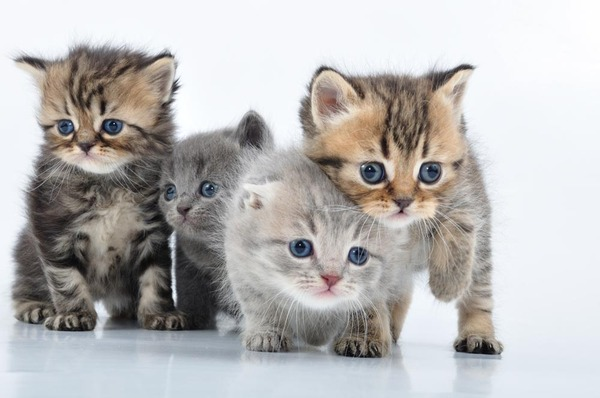
#> input picture Machine vision/week2/pics/cats.jpg, 600 x 398 px, found by its file name
$ python Contour.py
#> lines starting #> are read from the running program, lines starting #| are printed output that depends on the picture; after the words box and inside, x2 and y2 are one past the last pixel; in counts of white or black regions, pixels touching at a corner belong together
import cv2 as cv
import numpy as np

img = cv.imread('Machine vision\week2\pics\cats.jpg')
#> img is the input picture: shape (398, 600, 3); mean B, G, R 183.4, 184.1, 185.8
cv.imshow('cats',img)

blank = np.zeros(img.shape[:2], dtype='uint8')

gray = cv.cvtColor(img,cv.COLOR_BGR2GRAY)
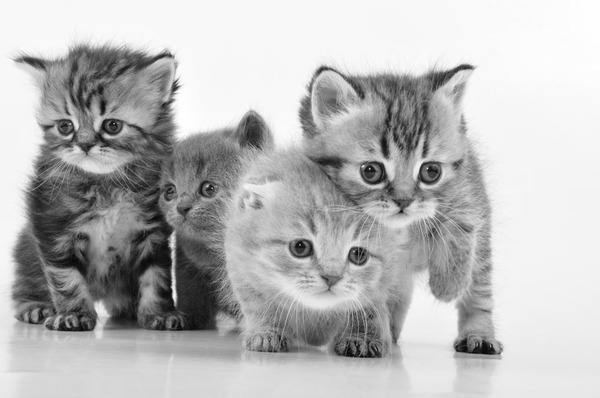
#> gray: shape (398, 600); min 0, max 255, mean 184.5
# blur = cv.blur(gray,(3,3),cv.BORDER_DEFAULT)
# canny = cv.Canny(blur,125, 175)
# cv.imshow('canny',canny)

ret, thresh = cv.threshold(gray, 125, 255, cv.THRESH_BINARY)
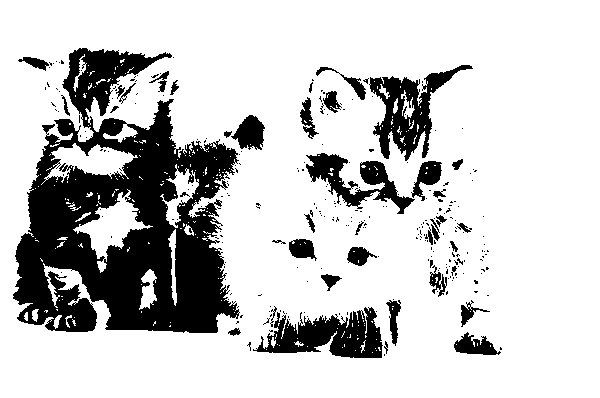
#> thresh: shape (398, 600); 78.9% white; 280 black regions (240 under 20 px)
cv.imshow('thresh',thresh)

contours, hierarchies = cv.findContours(thresh,cv.RETR_LIST, cv.CHAIN_APPROX_SIMPLE)
#> contours = 753 contours, 681 with area under 20; largest, box (x1, y1, x2, y2) and area: (0, 0, 600, 398) 237803, (12, 47, 240, 334) 41873, (252, 306, 384, 359) 4148, (369, 64, 474, 162) 4146, (305, 152, 416, 215) 2630

# To draw all the contours on the blank pic.
# use -1 to represente all
cv.drawContours(blank, contours, -1,(255,255,255),thickness=2)
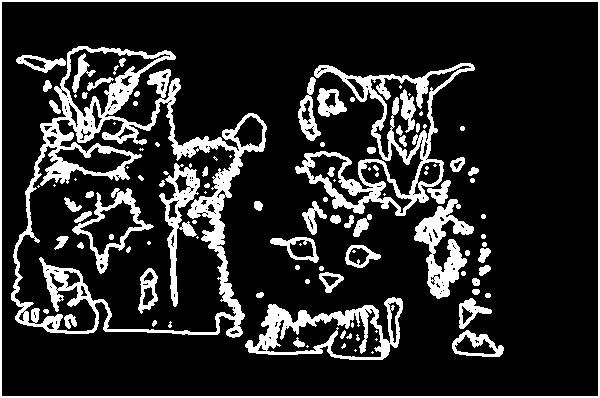
#> blank: shape (398, 600); 16.4% white; 114 white regions (38 under 20 px), largest, box (x1, y1, x2, y2) and area: (11, 46, 267, 338) 12806, (295, 63, 475, 216) 5591, (0, 0, 600, 398) 3976
cv.imshow('Contour Drawn', blank)

cv.waitKey(0)

$ run again, with Machine vision/week2/pics/1.png saved as Machine vision/week2/pics/cats.jpg
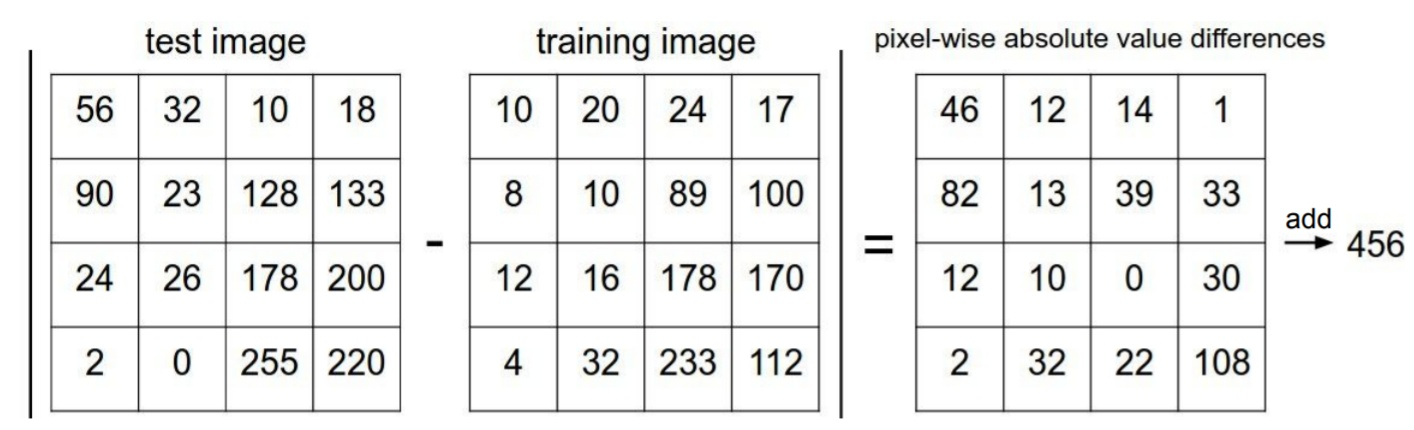
#> input picture Machine vision/week2/pics/1.png, 1414 x 430 px, found by its file name
#> img is the input picture: shape (430, 1414, 3); mean B, G, R 236.5, 236.9, 236.7
#> `ret, thresh = cv.threshold(gray, 125, 255, cv.THRESH_BINARY)`:
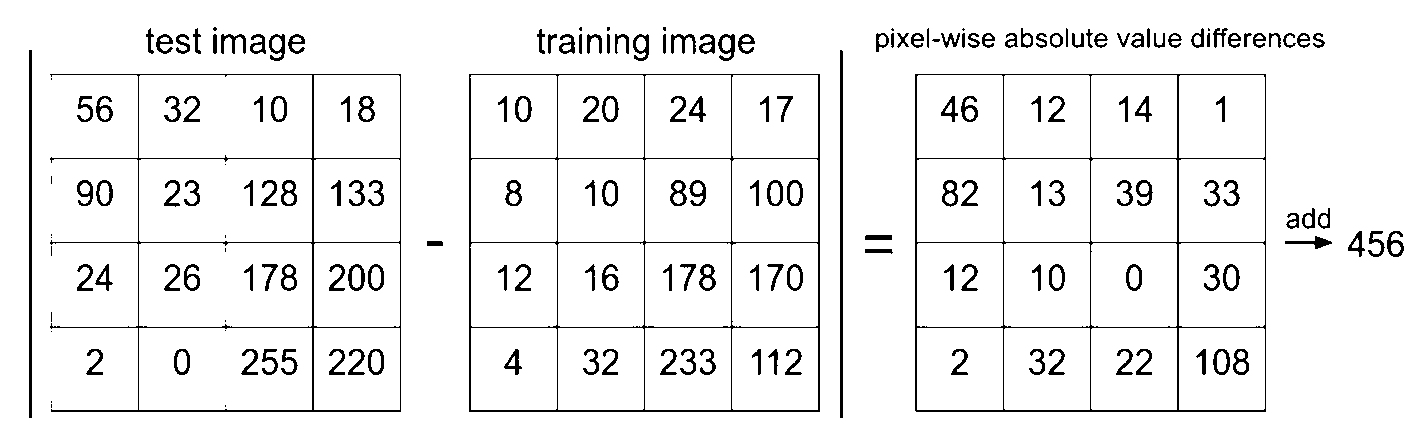
#> thresh: shape (430, 1414); 93.7% white; black in thin lines or dots, all inside (x1, y1, x2, y2) = (29, 27, 1404, 418)
#> contours = 305 contours, 30 with area under 20; largest, box (x1, y1, x2, y2) and area: (0, 0, 1414, 430) 606177, (468, 73, 821, 413) 119326, (914, 73, 1267, 413) 119324, (49, 73, 402, 413) 90497, (139, 243, 312, 327) 14245
#> `cv.drawContours(blank, contours, -1,(255,255,255),thickness=2)`:
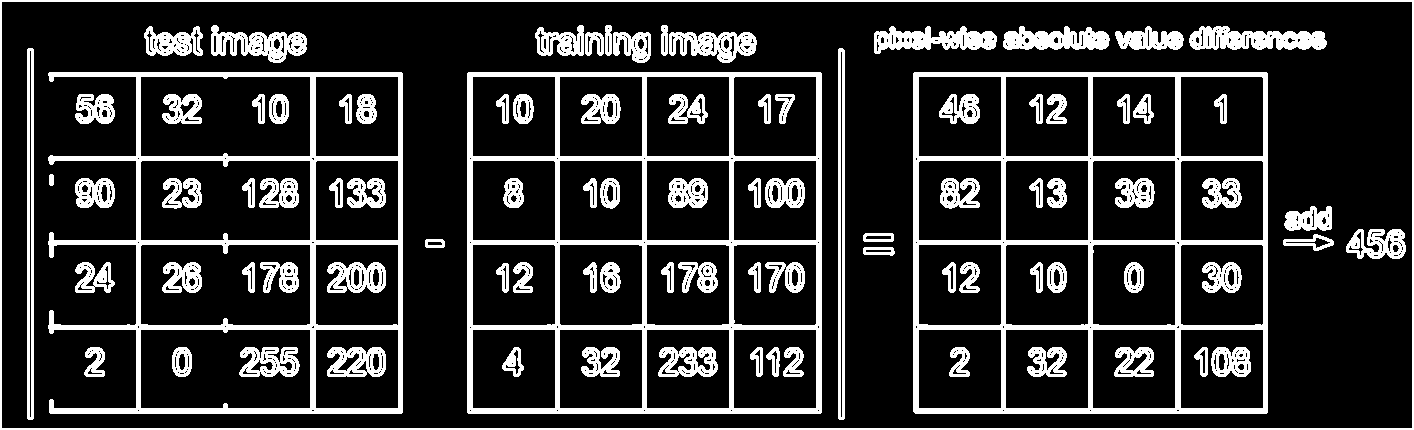
#> blank: shape (430, 1414); 19% white; 94 white regions, largest, box (x1, y1, x2, y2) and area: (467, 72, 822, 414) 17793, (913, 72, 1268, 414) 17785, (48, 72, 403, 414) 14770
